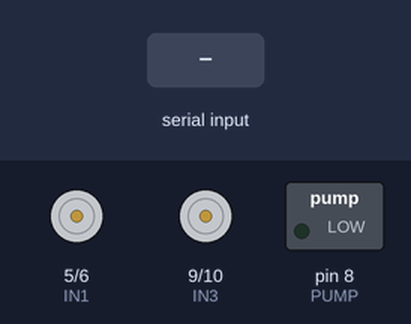
Bench run of a sketch on a simulated Arduino Uno, built with avr-gcc and run on an emulated ATmega328P. On the bench: motor-driver pin pairs drawn as motors (green arrow = first pin HIGH = forward, orange = second pin HIGH = backward, longer = more drive), switched loads named in the sketch (green lamp = pin HIGH). The test bench sets the inputs (shaded band).

Above: at 1.2 s.
1.3 s: "F" received over Serial
At 2.1 s:
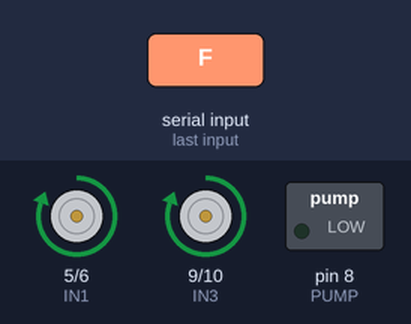
2.8 s: "B" received over Serial
At 3.2 s:
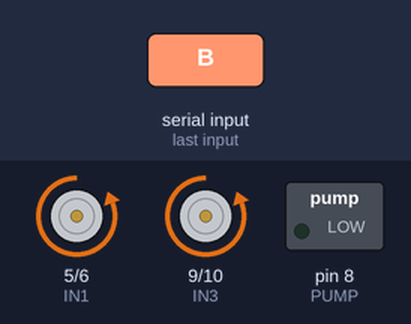
4.3 s: "L" received over Serial
At 5.5 s:
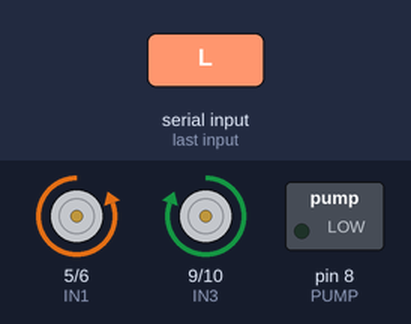
5.8 s: "R" received over Serial
At 6.7 s:
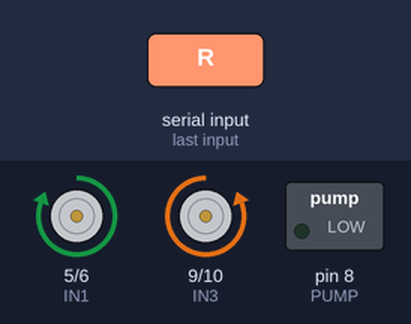
7.3 s: "P" received over Serial
At 7.9 s:
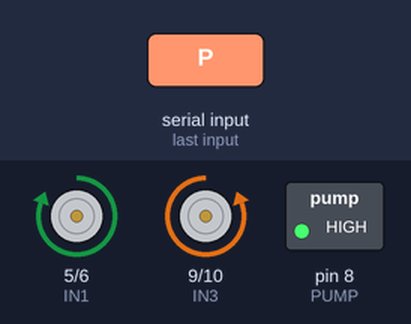
8.8 s: "S" received over Serial
At 10.2 s:
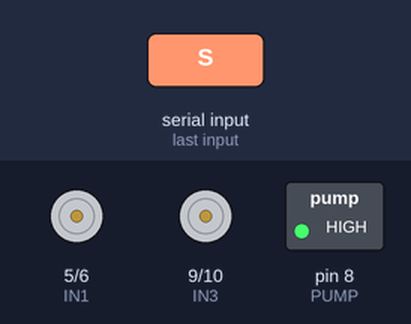
Timing chart, 0 to 11.3 s (numbered marks = the images above; inputs shaded):
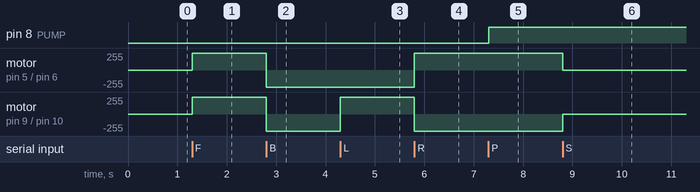

Measured:
- after the input at 1.3 s, motor on pin 5 (IN1) / pin 6 (IN2), motor on pin 9 (IN3) / pin 10 (IN4): stopped → forward 255/255 at once
- after the input at 2.8 s, motor on pin 5 (IN1) / pin 6 (IN2), motor on pin 9 (IN3) / pin 10 (IN4): forward 255/255 → backward 255/255 at once
- after the input at 4.3 s, motor on pin 9 (IN3) / pin 10 (IN4): backward 255/255 → forward 255/255 at once
- after the input at 5.8 s, motor on pin 5 (IN1) / pin 6 (IN2): backward 255/255 → forward 255/255 at once; motor on pin 9 (IN3) / pin 10 (IN4): forward 255/255 → backward 255/255 at once
- after the input at 7.3 s, pin 8 (PUMP): LOW → HIGH at once
- after the input at 8.8 s, motor on pin 5 (IN1) / pin 6 (IN2): forward 255/255 → stopped at once; motor on pin 9 (IN3) / pin 10 (IN4): backward 255/255 → stopped at once

The sketch:

Sanitizing_robot_code.ino
```cpp
/*
  Sanitizing Robot using Arduino
  Control: Bluetooth (HC-05)
  Author: R R Hariharan
*/

char command;

// Motor Driver Pins
#define IN1 5
#define IN2 6
#define IN3 9
#define IN4 10

// Water Pump Pin
#define PUMP 8

void setup() {
  pinMode(IN1, OUTPUT);
  pinMode(IN2, OUTPUT);
  pinMode(IN3, OUTPUT);
  pinMode(IN4, OUTPUT);
  pinMode(PUMP, OUTPUT);

  stopRobot();          // Safety: stop motors at start
  digitalWrite(PUMP, LOW);

  Serial.begin(9600);   // Bluetooth baud rate
}

void loop() {
  if (Serial.available()) {
    command = Serial.read();

    switch (command) {

      case 'F':
        moveForward();
        break;

      case 'B':
        moveBackward();
        break;

      case 'L':
        turnLeft();
        break;

      case 'R':
        turnRight();
        break;

      case 'S':
        stopRobot();
        break;

      case 'P':
        digitalWrite(PUMP, HIGH);
        break;

      case 'p':
        digitalWrite(PUMP, LOW);
        break;

      default:
        stopRobot();   // Safety fallback
        break;
    }
  }
}

/* ---------- Motor Functions ---------- */

void moveForward() {
  digitalWrite(IN1, HIGH);
  digitalWrite(IN2, LOW);
  digitalWrite(IN3, HIGH);
  digitalWrite(IN4, LOW);
}

void moveBackward() {
  digitalWrite(IN1, LOW);
  digitalWrite(IN2, HIGH);
  digitalWrite(IN3, LOW);
  digitalWrite(IN4, HIGH);
}

void turnLeft() {
  digitalWrite(IN1, LOW);
  digitalWrite(IN2, HIGH);
  digitalWrite(IN3, HIGH);
  digitalWrite(IN4, LOW);
}

void turnRight() {
  digitalWrite(IN1, HIGH);
  digitalWrite(IN2, LOW);
  digitalWrite(IN3, LOW);
  digitalWrite(IN4, HIGH);
}

void stopRobot() {
  digitalWrite(IN1, LOW);
  digitalWrite(IN2, LOW);
  digitalWrite(IN3, LOW);
  digitalWrite(IN4, LOW);
}
```
